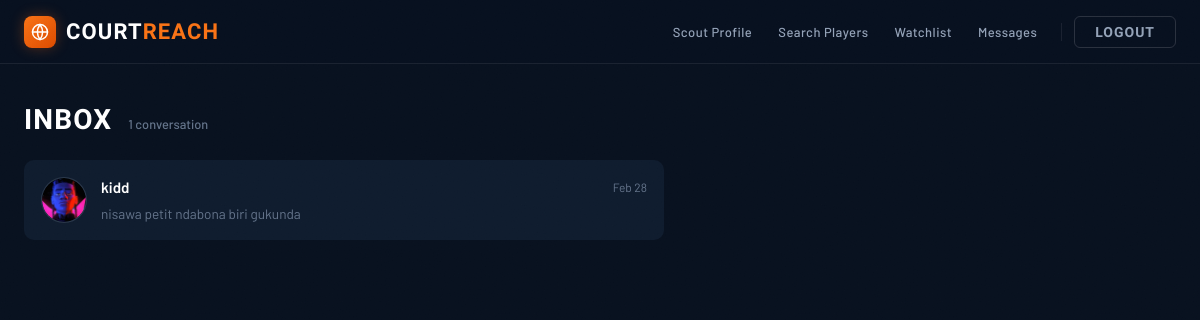
Page /messages/ (signed in) on the committed database.
### accounts/models.py (models this page shows, shortened)
class CustomUser(AbstractUser):
    PLAYER = 'PLAYER'
    SCOUT = 'SCOUT'
    ROLE_CHOICES = [
        (PLAYER, 'Player'),
        (SCOUT, 'Scout'),
    ]
    role = models.CharField(max_length=10, choices=ROLE_CHOICES)
    is_verified = models.BooleanField(default=False)
    profile_picture = models.ImageField(upload_to='scout_profiles/', null=True, blank=True)

### profiles/models.py (models this page shows, shortened)
class PlayerProfile(models.Model):
    user = models.OneToOneField(settings.AUTH_USER_MODEL, on_delete=models.CASCADE)
    profile_picture = models.ImageField(upload_to='player_profiles/', null=True, blank=True)
    position = models.CharField(max_length=50, blank=True)
    height = models.CharField(max_length=20, blank=True)
    weight = models.CharField(max_length=20, blank=True)
    age = models.PositiveIntegerField(null=True, blank=True)
    country = models.CharField(max_length=100, blank=True)
    telephone = models.CharField(max_length=20, blank=True)
    email = models.EmailField(blank=True)
    social_medias = models.TextField(blank=True)
    playing_level = models.CharField(max_length=100, blank=True)
    availability = models.BooleanField(default=True)
    ppg = models.FloatField(null=True, blank=True)
    rpg = models.FloatField(null=True, blank=True)
    apg = models.FloatField(null=True, blank=True)
    highlight_video_url = models.URLField(blank=True)
    visibility_score = models.IntegerField(default=0)

### messaging/models.py (models this page shows, shortened)
class Message(models.Model):
    sender = models.ForeignKey(settings.AUTH_USER_MODEL, on_delete=models.CASCADE, related_name='sent_messages')
    receiver = models.ForeignKey(settings.AUTH_USER_MODEL, on_delete=models.CASCADE, related_name='received_messages')
    content = models.TextField()
    timestamp = models.DateTimeField(auto_now_add=True)
    is_read = models.BooleanField(default=False)

### messaging/views.py (the view)
# urls.py: path('', views.inbox, name='inbox'),
@login_required
def inbox(request):
    messages_qs = Message.objects.filter(Q(sender=request.user) | Q(receiver=request.user)).order_by('-timestamp')
    conversations = {}
    for msg in messages_qs:
        other_user = msg.sender if msg.receiver == request.user else msg.receiver
        if other_user.id not in conversations:
            conversations[other_user.id] = {
                'user': other_user,
                'last_message': msg,
                'unread': Message.objects.filter(sender=other_user, receiver=request.user, is_read=False).exists()
            }
    return render(request, 'messaging/inbox.html', {'conversations': list(conversations.values())})

### messaging/context_processors.py (called while the page is built)
def unread_count(request):
    if request.user.is_authenticated:
        return {'unread_count': Message.objects.filter(receiver=request.user, is_read=False).count()}
    return {'unread_count': 0}

### messaging/templates/messaging/inbox.html (shortened to what this page needs)
{% extends "core/base.html" %}
{% block content %}
<div class="cr-inbox">
    <div class="cr-inbox__head">
        <h1 class="cr-page-title">Inbox</h1>
        {% if conversations %}
            <span class="cr-inbox__count">{{ conversations|length }} conversation{{ conversations|length|pluralize }}</span>
        {% endif %}
    </div>
    <ul class="cr-inbox__list">
        {% for conv in conversations %}
        <li>
            <a href="{% url 'conversation' conv.user.id %}" class="cr-conv-row {% if conv.unread %}cr-conv-row--unread{% endif %}">
                <div class="cr-avatar cr-avatar--md">
                    {% if conv.user.playerprofile.profile_picture %}
                        <img src="{{ conv.user.playerprofile.profile_picture.url }}" alt="{{ conv.user.username }}">
                    {% else %}
                        <span>{{ conv.user.first_name|slice:":1"|upper }}{{ conv.user.last_name|slice:":1"|upper }}</span>
                    {% endif %}
                </div>
                <div class="cr-conv-row__body">
                    <div class="cr-conv-row__top">
                        <span class="cr-conv-row__name">{{ conv.user.get_full_name|default:conv.user.username }}</span>
                        <span class="cr-conv-row__time">{{ conv.last_message.timestamp|date:"M d" }}</span>
                    </div>
                    <div class="cr-conv-row__preview">
                        <span class="cr-conv-row__snippet">{{ conv.last_message.content|truncatechars:55 }}</span>
                    </div>
                </div>
            </a>
        </li>
        {% empty %}
        <li class="cr-empty-state">No conversations yet. Search for players and start a conversation.</li>
        {% endfor %}
    </ul>
</div>
{% endblock %}

### core/templates/core/base.html (style rules this page uses)
:root { --c-bg: #08111f; --c-surface: #0f1c2e; --c-surface-2: #162336; --c-surface-3: #1a2a3f; --c-border: rgba(255, 255, 255, 0.08); --c-border-focus:rgba(249, 115, 22, 0.6); --c-accent: #f97316; --c-accent-dim: #7c2d12; --c-accent-glow: rgba(249, 115, 22, 0.3); --c-text: #e2e8f0; --c-muted: #64748b; --c-muted-light: #94a3b8; --c-placeholder: #4a5568; --nav-h: 64px; }
*, *::before, *::after { box-sizing: border-box; }
html, body { height: 100%; margin: 0; }
body { font-family: 'Barlow', sans-serif; font-size: 15px; background-color: var(--c-bg); color: var(--c-text); line-height: 1.6; -webkit-font-smoothing: antialiased; }
body::after { content: ''; position: fixed; inset: 0; pointer-events: none; z-index: 9999; opacity: 0.5; }
h1, h2, h3, h4, h5, h6 { font-family: 'Barlow Condensed', sans-serif; color: #fff; line-height: 1.15; letter-spacing: 0.02em; margin-top: 0; }
a { color: var(--c-accent); }
h1 { font-size: clamp(1.75rem, 4vw, 3rem); color: #fff; }

### messaging/templates/messaging/inbox.html (style rules this page uses)
.cr-inbox { max-width: 640px; }
.cr-inbox__head { display: flex; align-items: baseline; gap: 1rem; margin-bottom: 1.5rem; }
.cr-page-title { font-family: 'Barlow Condensed', sans-serif; font-weight: 800; font-size: 1.75rem; letter-spacing: .04em; text-transform: uppercase; color: #fff; margin: 0; }
.cr-inbox__count { font-size: .8rem; color: var(--c-muted); font-weight: 500; }
.cr-inbox__list { list-style: none; margin: 0; padding: 0; display: flex; flex-direction: column; gap: .25rem; }
.cr-conv-row { display: flex; align-items: center; gap: .875rem; padding: .875rem 1rem; border-radius: 10px; border: 1px solid transparent; background: var(--c-surface); text-decoration: none; transition: background .18s, border-color .18s; }
.cr-conv-row__body { flex: 1; min-width: 0; }
.cr-conv-row__top { display: flex; align-items: center; justify-content: space-between; gap: .5rem; margin-bottom: .25rem; }
.cr-conv-row__name { font-weight: 600; font-size: .9375rem; color: #fff; white-space: nowrap; overflow: hidden; text-overflow: ellipsis; }
.cr-conv-row__time { font-size: .75rem; color: var(--c-muted); flex-shrink: 0; }
.cr-conv-row__preview { display: flex; align-items: center; justify-content: space-between; gap: .5rem; }
.cr-conv-row__snippet { font-size: .85rem; color: var(--c-muted); white-space: nowrap; overflow: hidden; text-overflow: ellipsis; flex: 1; }
.cr-avatar { border-radius: 50%; background: linear-gradient(135deg, #162336, #1a2a3f); border: 1.5px solid var(--c-border); display: flex; align-items: center; justify-content: center; font-family: 'Barlow Condensed', sans-serif; font-weight: 700; color: var(--c-accent); overflow: hidden; flex-shrink: 0; }
.cr-avatar--md { width: 46px; height: 46px; font-size: 1rem; }
.cr-avatar img { width:100%; height:100%; object-fit:cover; border-radius:50%; display:block; }

### rows in the picture
CustomUser: user.playerprofile.profile_picture (picture), user.get_full_name "kidd", last_message.timestamp "Feb 28", last_message.content "nisawa petit ndabona biri gukunda"

### other values in the picture
{{ conversations|length }} "1"
